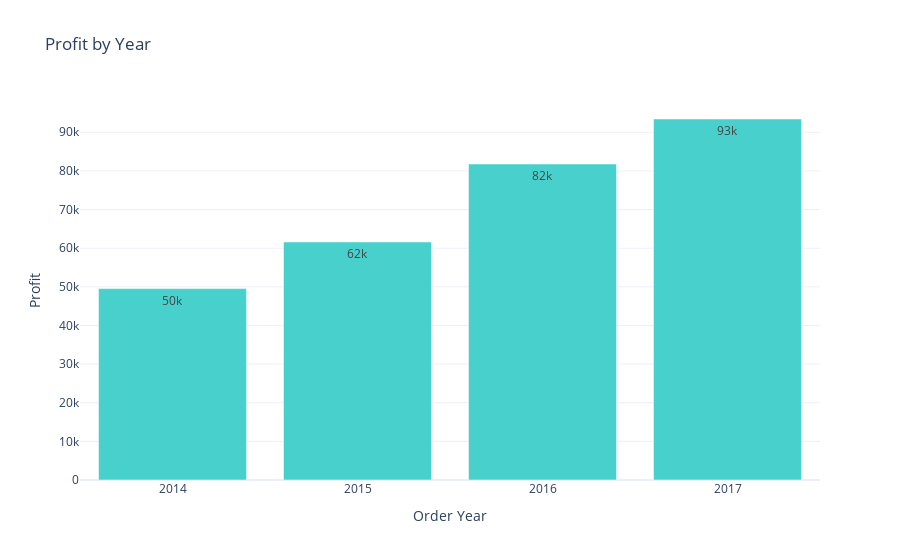

The cell this chart's notebook holds for it:
### Markdown cell above
#### 6-Profit by Year

### Code cell
sales_by_year = df.groupby('Order Year')['Profit'].sum().reset_index()
fig = px.bar(sales_by_year,x='Order Year',y='Profit',title='Profit by Year',text_auto='.2s')
fig.update_traces(marker_color=colors[1])
fig.update_xaxes(tickvals=[2014, 2015, 2016, 2017])

fig.show()

### Figure 1 — Plotly figure (JSON) as saved in the notebook; plotly's stock layout.template omitted (floating-point values rounded to 4 significant figures)
{"data": [{"alignmentgroup": "True", "hovertemplate": "Order Year=%{x}<br>Profit=%{y}<extra></extra>", "legendgroup": "", "marker": {"color": "mediumturquoise", "pattern": {"shape": ""}}, "name": "", "offsetgroup": "", "orientation": "v", "showlegend": false, "textposition": "auto", "texttemplate": "%{y:.2s}", "type": "bar", "x": [2014, 2015, 2016, 2017], "xaxis": "x", "y": [49540.0, 61620.0, 81800.0, 93440.0], "yaxis": "y"}], "layout": {"barmode": "relative", "legend": {"tracegroupgap": 0}, "title": {"text": "Profit by Year"}, "xaxis": {"anchor": "y", "domain": [0, 1], "tickvals": [2014, 2015, 2016, 2017], "title": {"text": "Order Year"}}, "yaxis": {"anchor": "x", "domain": [0, 1], "title": {"text": "Profit"}}}}
